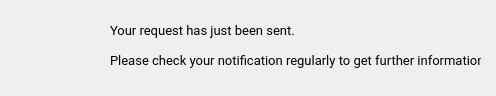
<?xml version="1.0" encoding="UTF-8"?>
<ui version="4.0">
 <class>afterSendingRequest</class>
 <widget class="QDialog" name="afterSendingRequest">
  <property name="geometry">
   <rect>
    <x>0</x>
    <y>0</y>
    <width>496</width>
    <height>96</height>
   </rect>
  </property>
  <property name="windowTitle">
   <string>Dialog</string>
  </property>
  <property name="styleSheet">
   <string notr="true">QLabel { font-family: Roboto; font-size: 13px;}</string>
  </property>
  <widget class="QLabel" name="label">
   <property name="geometry">
    <rect>
     <x>110</x>
     <y>20</y>
     <width>341</width>
     <height>21</height>
    </rect>
   </property>
   <property name="styleSheet">
    <string notr="true"/>
   </property>
   <property name="text">
    <string>Your request has just been sent.</string>
   </property>
  </widget>
  <widget class="QLabel" name="label_2">
   <property name="geometry">
    <rect>
     <x>110</x>
     <y>50</y>
     <width>371</width>
     <height>21</height>
    </rect>
   </property>
   <property name="text">
    <string>Please check your notification regularly to get further information!</string>
   </property>
  </widget>
  <widget class="QLabel" name="label_3">
   <property name="geometry">
    <rect>
     <x>20</x>
     <y>10</y>
     <width>71</width>
     <height>71</height>
    </rect>
   </property>
   <property name="text">
    <string/>
   </property>
   <property name="pixmap">
    <pixmap resource="LIBPRO.qrc">:/icon/Resources/icon/20170301_58b63a30bf6d4.png</pixmap>
   </property>
   <property name="scaledContents">
    <bool>true</bool>
   </property>
  </widget>
 </widget>
 <resources>
  <include location="LIBPRO.qrc"/>
 </resources>
 <connections/>
</ui>
